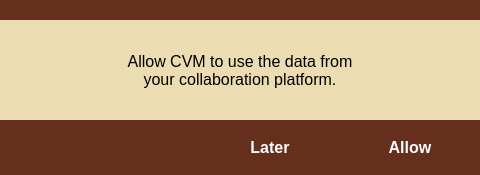
<?xml version="1.0" encoding="UTF-8"?>
<ui version="4.0">
 <class>window</class>
 <widget class="QDialog" name="window">
  <property name="geometry">
   <rect>
    <x>0</x>
    <y>0</y>
    <width>480</width>
    <height>175</height>
   </rect>
  </property>
  <property name="font">
   <font>
    <family>Century Schoolbook</family>
    <pointsize>12</pointsize>
   </font>
  </property>
  <property name="windowTitle">
   <string>AllowData</string>
  </property>
  <property name="styleSheet">
   <string notr="true">background-color: rgb(102, 46, 28); </string>
  </property>
  <widget class="QLabel" name="advertismentLabel">
   <property name="geometry">
    <rect>
     <x>0</x>
     <y>20</y>
     <width>480</width>
     <height>100</height>
    </rect>
   </property>
   <property name="font">
    <font>
     <pointsize>-1</pointsize>
    </font>
   </property>
   <property name="styleSheet">
    <string notr="true">background-color: rgb(235, 220, 178); font-size:16px;</string>
   </property>
   <property name="text">
    <string>Allow CVM to use the data from
your collaboration platform.</string>
   </property>
   <property name="alignment">
    <set>Qt::AlignCenter</set>
   </property>
  </widget>
  <widget class="QLabel" name="laterBtn">
   <property name="geometry">
    <rect>
     <x>200</x>
     <y>120</y>
     <width>140</width>
     <height>55</height>
    </rect>
   </property>
   <property name="font">
    <font>
     <pointsize>-1</pointsize>
     <weight>75</weight>
     <bold>true</bold>
    </font>
   </property>
   <property name="cursor">
    <cursorShape>PointingHandCursor</cursorShape>
   </property>
   <property name="styleSheet">
    <string notr="true">#laterBtn{
	color: rgb(255, 255, 255);
	font-weight:600; 
	font-size: 16px;
}
#laterBtn:hover{
	background-color:#451f13;
}</string>
   </property>
   <property name="text">
    <string>Later</string>
   </property>
   <property name="alignment">
    <set>Qt::AlignCenter</set>
   </property>
  </widget>
  <widget class="QLabel" name="allowBtn">
   <property name="geometry">
    <rect>
     <x>340</x>
     <y>120</y>
     <width>140</width>
     <height>55</height>
    </rect>
   </property>
   <property name="font">
    <font>
     <pointsize>-1</pointsize>
     <weight>75</weight>
     <bold>true</bold>
    </font>
   </property>
   <property name="cursor">
    <cursorShape>PointingHandCursor</cursorShape>
   </property>
   <property name="styleSheet">
    <string notr="true">#allowBtn{
color: rgb(255, 255, 255); 
font-weight:600; 
font-size: 16px;
}
#allowBtn:hover{
background-color:#451f13;
}</string>
   </property>
   <property name="text">
    <string>Allow</string>
   </property>
   <property name="alignment">
    <set>Qt::AlignCenter</set>
   </property>
  </widget>
 </widget>
 <resources/>
 <connections/>
</ui>
